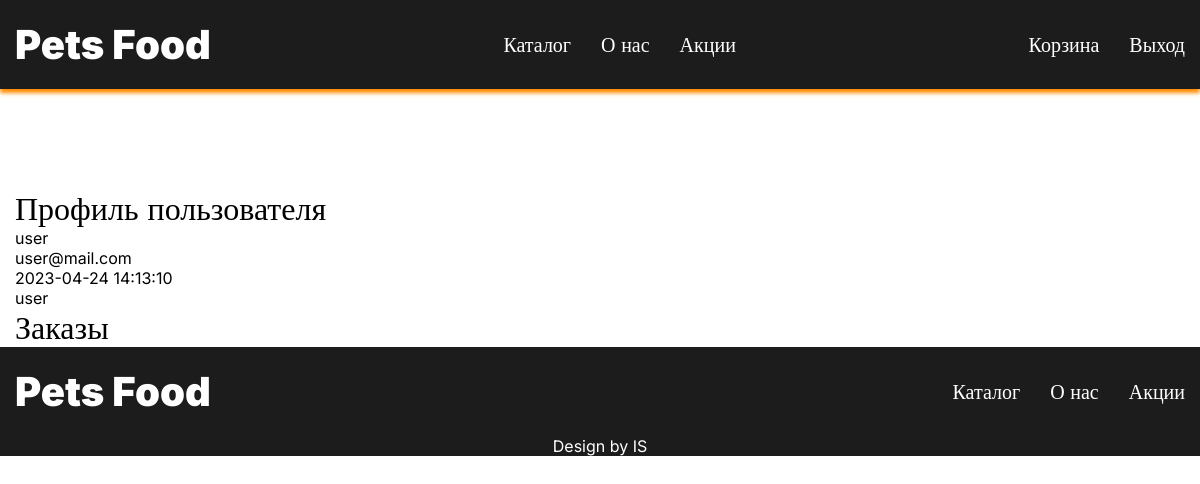
Before: /profile.php (signed in) with the older database file.
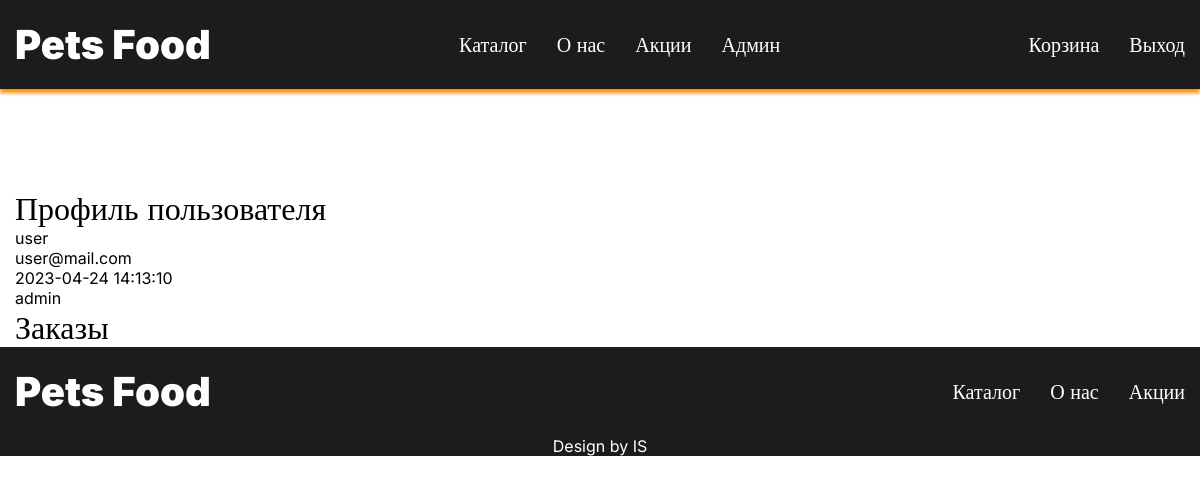
After: the same page with the newer database file.
### tables this page shows
CREATE TABLE `users` (
  `id` int NOT NULL,
  `name` varchar(255) NOT NULL,
  `email` varchar(255) NOT NULL,
  `password` varchar(255) NOT NULL,
  `role` varchar(10) NOT NULL DEFAULT 'user',
  `created_at` timestamp NOT NULL DEFAULT CURRENT_TIMESTAMP
);

### app/services/functions.php (called while the page is built, shortened)
<?php
function auth()
{
    return isset($_SESSION['AUTH_ID']) ? intval($_SESSION['AUTH_ID']) : false;
}
function isAdmin($id)
{
    global $database;
    $role = $database->query("SELECT `role` FROM `users` WHERE `id` = '$id'")->fetch(2);
    return $role['role'] == 'admin';
}

### profile.php (the view, shortened to what this page needs)
<?php
include('app/services/Base.php');
$user_id = auth();
$user = $database->query("SELECT * FROM `users` WHERE `id` = '$user_id'")->fetch(2);
?>
<!DOCTYPE html>
<html lang="en">
<head>
    <?php include('app/components/MetaTags.php'); ?>
</head>
<body>
<?php include('app/components/Header.php'); ?>
<div class="adminpanel">
    <div class="container">
        <div class="adminpanel-content">
            <h2>Профиль пользователя</h2>
            <ul>
                <li><?= $user['name'];?></li>
                <li><?= $user['email'];?></li>
                <li><?= $user['created_at'];?></li>
                <li><?= $user['role'];?></li>
            </ul>
            <h2>Заказы</h2>
        </div>
    </div>
</div>
<?php include('app/components/Footer.php'); ?>
</body>
</html>

### app/components/Header.php
<header>
    <div class="container">
        <div class="header">
            <a href="index.php" class="logo">Pets Food</a>
            <ul class="menu">
                <li><a href="#catalog" class="link">Каталог</a></li>
                <li><a href="" class="link">О нас</a></li>
                <li><a href="#sub" class="link">Акции</a></li>
                <?php if (auth()): ?>
                    <?php if (isAdmin($_SESSION['AUTH_ID'])): ?>
                        <li><a href="adminpanel.php" class="link">Админ</a></li>
                    <?php endif;?>
                <?php endif; ?>
            </ul>
            <ul class="menu">
                <?php if (auth()): ?>
                    <li><a href="cart.php" class="link">Корзина</a></li>
                    <li><a href="app/actions/User/logout.php" class="link">Выход</a></li>
                <?php else: ?>
                    <li><a href="auth.php" class="link">Войти</a></li>
                <?php endif; ?>
            </ul>
        </div>
    </div>
</header>

Changed rows visible on the page:
changed users "user": role "user" → "admin"
Other visible differences:
text now shown: "Админ"
